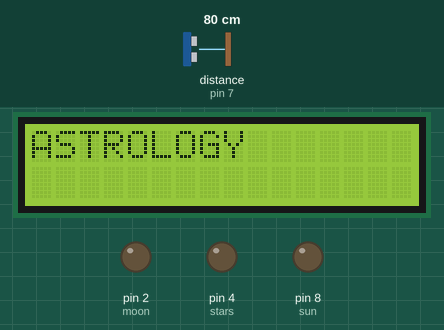
This sketch was run on a simulated Arduino Uno, built with avr-gcc and run on an emulated ATmega328P. Shown: 16×2 character LCD, output pins drawn as LEDs (lit = HIGH). Wiring (inferred from the names in the program): ultrasonic range finder: trigger pin 6; echo pin 7. The inputs (shaded band) are chosen by the test bench; at power-on: distance to the obstacle (sensor on pin 7) 80 cm. The echo pulse lasts 58.3 µs per cm; random numbers use the default seed unless the sketch sets one; pins used as bus, display or sensor lines are not drawn.

Above: at 1.2 s.
1.3 s: distance to the obstacle (sensor on pin 7) set to 9 cm
At 2.3 s:
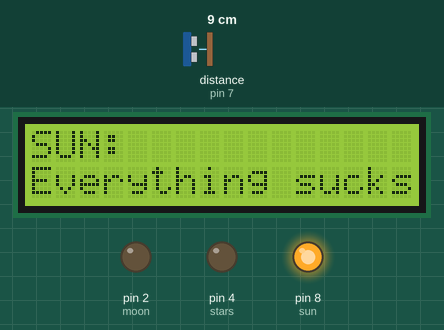
3.5 s: distance to the obstacle (sensor on pin 7) set to 6 cm
At 4.4 s:
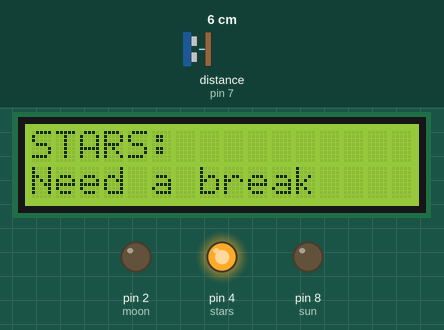
5.5 s: distance to the obstacle (sensor on pin 7) set to 3 cm
At 6.6 s:
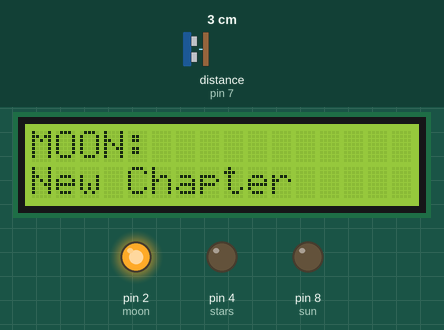
7.5 s: distance to the obstacle (sensor on pin 7) set to 12 cm
9.0 s: distance to the obstacle (sensor on pin 7) set to 16 cm
At 10.0 s:
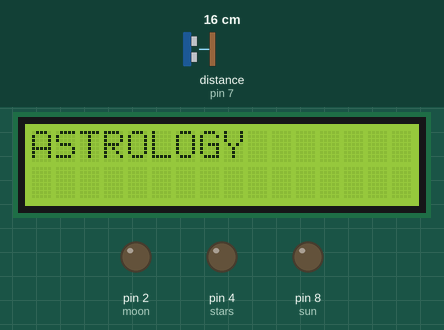
10.8 s: distance to the obstacle (sensor on pin 7) set to 5 cm
At 12.2 s:
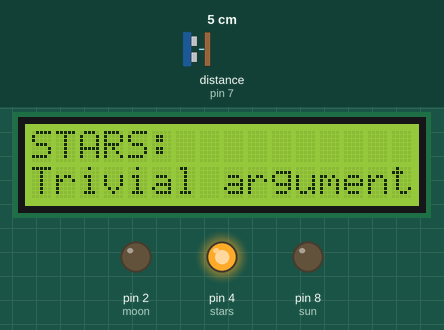
Timing chart, 0 to 13.8 s (numbered marks = the images above; inputs shaded):
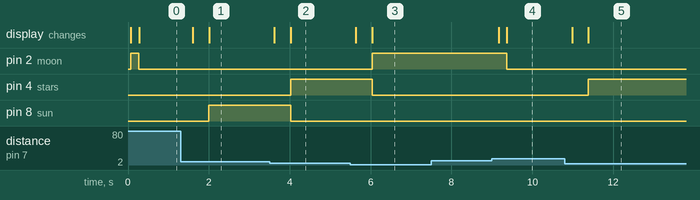

The sketch:

fortuneTelling_2.ino
```cpp
// include the library code:
#include <ShiftedLCD.h>
#include <SPI.h>

// initialize the library with the number of the sspin
// (or the latch pin of the 74HC595)
//data clock latch
LiquidCrystal lcd(9);

#define trigPin 6
#define echoPin 7

int oldDistance = 1;
int newDistance;

bool GOOD, MEH, BAD = false;
int thresholdTop = 12;
int thresholdHigh = 8;
int thresholdMid = 4;

String goodStrings[] = {"Excellent", "Seize ur chance", "Kindness Reward",
                        "New Chapter", "Good surprise", "Not good",
                       };

String mehStrings[] = {"Restless mind", "Need a break", "Trivial argument",
                       "Be attentive", "Tough decision", "Safe & Sound"
                      };

String badStrings[] = {"Break of trust", "Idea block", "Everything sucks",
                       "Misunderstanding", "Shark alert" , "Amazing"
                      };

long ranNum;

int moon = 2, sun = 8, stars = 4;


void setup() {
  // set up the LCD's number of columns and rows:
  //lcd.createChar(0, smiley);
  lcd.begin(16, 2);
  //lcd.write(byte(0));
  // Print a message to the LCD.
  lcd.print("ASTROLOGY");
  pinMode(trigPin, OUTPUT);
  pinMode(echoPin, INPUT);

  //light
  pinMode(moon, OUTPUT);
  pinMode(sun, OUTPUT);
  pinMode(stars, OUTPUT);
  Serial.begin(9600);
  digitalWrite(sun, LOW);
  digitalWrite(stars, LOW);
  digitalWrite(moon, HIGH);
}

void loop() {
  //READ SENSOR
  float duration, distance;
  digitalWrite(trigPin, LOW);
  delayMicroseconds(2);

  digitalWrite(trigPin, HIGH);
  delayMicroseconds(10);
  digitalWrite(trigPin, LOW);

  duration = pulseIn(echoPin, HIGH);
  distance = (duration / 2) / 29.1;

  //FILTER
  if (distance > 200 || distance <= 0) {
    //Serial.println("Out of range");
    newDistance = 20;
  } else {
    newDistance = distance;
    // Serial.println(newDistance);
  }

  //ACTION
  if (newDistance < thresholdMid) {
    if (oldDistance >= thresholdMid) {
      //Good Luck Closest to sensor
      GOOD = true;
      MEH = false;
      BAD = false;
      ranNum = random(0, 5);
      lcd.clear();
    }
  } else if (newDistance < thresholdHigh) {
    if (oldDistance >= thresholdHigh) {
      //Meh Luck in the middle distance from sensor
      GOOD = false;
      MEH = true;
      BAD = false;
      ranNum = random(0, 6);
      lcd.clear();
    }
  } else if (newDistance < thresholdTop) {
    if (oldDistance >= thresholdTop) {
      //Bad Luck far from sensor
      GOOD = false;
      MEH = false;
      BAD = true;
      ranNum = random(0, 5);
      lcd.clear();
    }
  } else if (newDistance > thresholdTop) {
    if (oldDistance <= thresholdTop) {
      //off
      GOOD = false;
      MEH = false;
      BAD = false;
      lcd.clear();
    }
  }
delay(200);
  //DISPLAY
  if (GOOD == true) {
    delay(200);
    digitalWrite(sun, LOW);
    digitalWrite(stars, LOW);
    digitalWrite(moon, HIGH);


    lcd.setCursor(0, 0);
    lcd.print("MOON:");
    lcd.setCursor(0, 1);
    lcd.print(goodStrings[ranNum]);
  } else if (BAD == true) {
    delay(200);
    digitalWrite(moon, LOW);
    digitalWrite(stars, LOW);
    digitalWrite(sun, HIGH);

    lcd.setCursor(0, 0);
    lcd.print("SUN:");
    lcd.setCursor(0, 1);
    lcd.print(badStrings[ranNum]);
  } else if (MEH == true) {
    delay(200);
    digitalWrite(moon, LOW);
    digitalWrite(sun, LOW);
    digitalWrite(stars, HIGH);

    lcd.setCursor(0, 0);
    lcd.print("STARS:");
    lcd.setCursor(0, 1);
    lcd.print(mehStrings[ranNum]);
  } else {
    digitalWrite(moon, LOW);
    digitalWrite(sun, LOW);
    digitalWrite(stars, LOW);
    lcd.setCursor(0, 0);
    lcd.print("ASTROLOGY");
  }

  //UPDATE
  oldDistance = newDistance;
  delay(100);
}
```

Measured:
- the behaviour switches between 8 and 7 cm on distance to the obstacle (sensor on pin 7) (found by bisection; images 1 and 2)
- the behaviour switches between 5 and 4 cm on distance to the obstacle (sensor on pin 7) (found by bisection; images 2 and 3)
- the behaviour switches between 13 and 14 cm on distance to the obstacle (sensor on pin 7) (found by bisection; images 3 and 4)
- after the input at 1.3 s, pin 8 (sun): LOW → HIGH after 0.70 s; the display: first changes after 0.30 s (image 1 shows a later state)
- after the input at 3.5 s, pin 4 (stars): LOW → HIGH after 0.52 s; pin 8 (sun): HIGH → LOW after 0.52 s; the display: first changes after 0.12 s (image 2 shows a later state)
- after the input at 5.5 s, pin 2 (moon): LOW → HIGH after 0.54 s; pin 4 (stars): HIGH → LOW after 0.54 s; the display: first changes after 0.14 s (image 3 shows a later state)
- after the input at 7.5 s, every drawn part: stays the same
- after the input at 9.0 s, pin 2 (moon): HIGH → LOW after 0.36 s; the display: first changes after 0.16 s (image 4 shows a later state)
- after the input at 10.8 s, pin 4 (stars): LOW → HIGH after 0.58 s; the display: first changes after 0.18 s (image 5 shows a later state)
